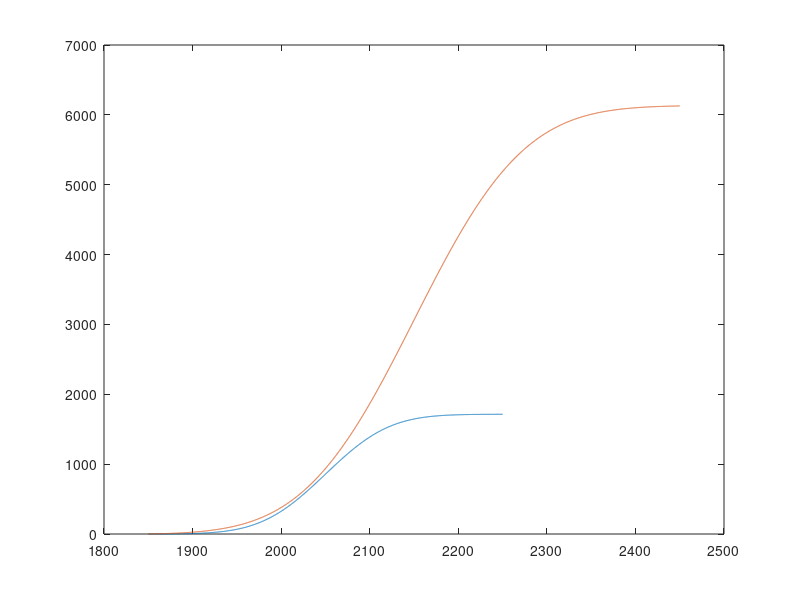

Recreate this plot in MATLAB.
clc
clear 


h = .1;  % step size
x = (1850:h:2250);  % the range of x
y = zeros(size(x));  % allocate the result y
y(1) = 0;  % the initial y value
n = numel(y);  % the number of y values

for i=1:n-1
    xM = x(i);
curveM = 12;
center = 2050;
stdM = 57;

GaussMitigation = curveM*exp(-(xM - center).^2/(2*stdM.^2));

    f = GaussMitigation;
    y(i+1) = y(i) + h * f;
end

plot(x,y)
hold on

h = .1;  % step size
x = (1850:h:2450);  % the range of x
y = zeros(size(x));  % allocate the result y
y(1) = 0;  % the initial y value
n = numel(y);  % the number of y values
% The loop to solve the DE
for i=1:n-1
    xN = x(i);
curveN = 25;
center = 2150;
stdN = 98;

GaussNormal = curveN*exp(-(xN - center).^2/(2*stdN.^2));

    f = GaussNormal;
    y(i+1) = y(i) + h * f;
end

plot(x,y)
